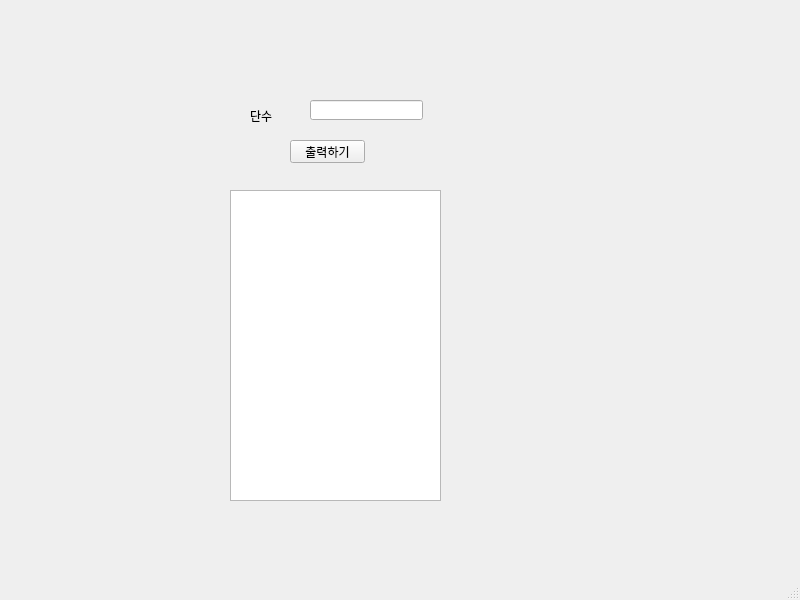
<?xml version="1.0" encoding="UTF-8"?>
<ui version="4.0">
 <class>MainWindow</class>
 <widget class="QMainWindow" name="MainWindow">
  <property name="geometry">
   <rect>
    <x>0</x>
    <y>0</y>
    <width>800</width>
    <height>600</height>
   </rect>
  </property>
  <property name="windowTitle">
   <string>MainWindow</string>
  </property>
  <widget class="QWidget" name="centralwidget">
   <widget class="QLabel" name="label">
    <property name="geometry">
     <rect>
      <x>250</x>
      <y>110</y>
      <width>56</width>
      <height>12</height>
     </rect>
    </property>
    <property name="text">
     <string>단수</string>
    </property>
   </widget>
   <widget class="QLineEdit" name="le">
    <property name="geometry">
     <rect>
      <x>310</x>
      <y>100</y>
      <width>113</width>
      <height>20</height>
     </rect>
    </property>
   </widget>
   <widget class="QPushButton" name="pb">
    <property name="geometry">
     <rect>
      <x>290</x>
      <y>140</y>
      <width>75</width>
      <height>23</height>
     </rect>
    </property>
    <property name="text">
     <string>출력하기</string>
    </property>
   </widget>
   <widget class="QTextEdit" name="te">
    <property name="geometry">
     <rect>
      <x>230</x>
      <y>190</y>
      <width>211</width>
      <height>311</height>
     </rect>
    </property>
   </widget>
  </widget>
  <widget class="QMenuBar" name="menubar">
   <property name="geometry">
    <rect>
     <x>0</x>
     <y>0</y>
     <width>800</width>
     <height>21</height>
    </rect>
   </property>
  </widget>
  <widget class="QStatusBar" name="statusbar"/>
 </widget>
 <resources/>
 <connections/>
</ui>
